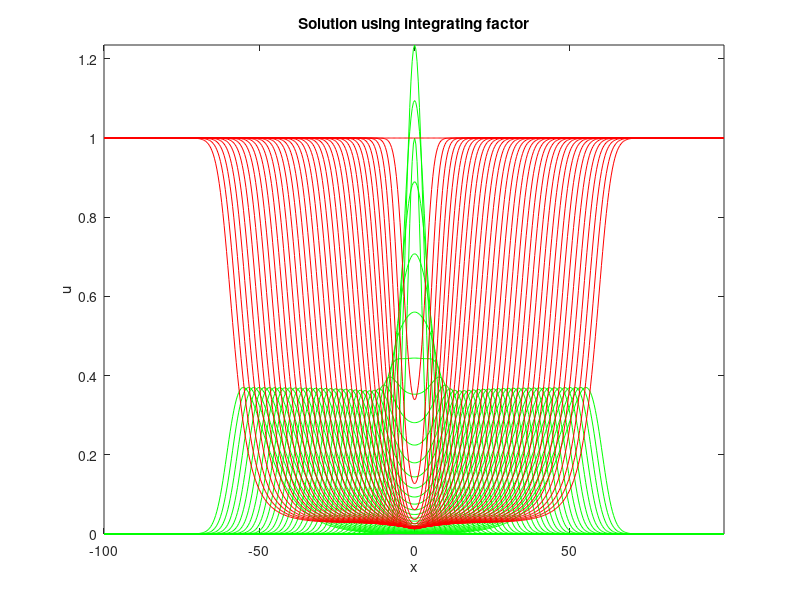
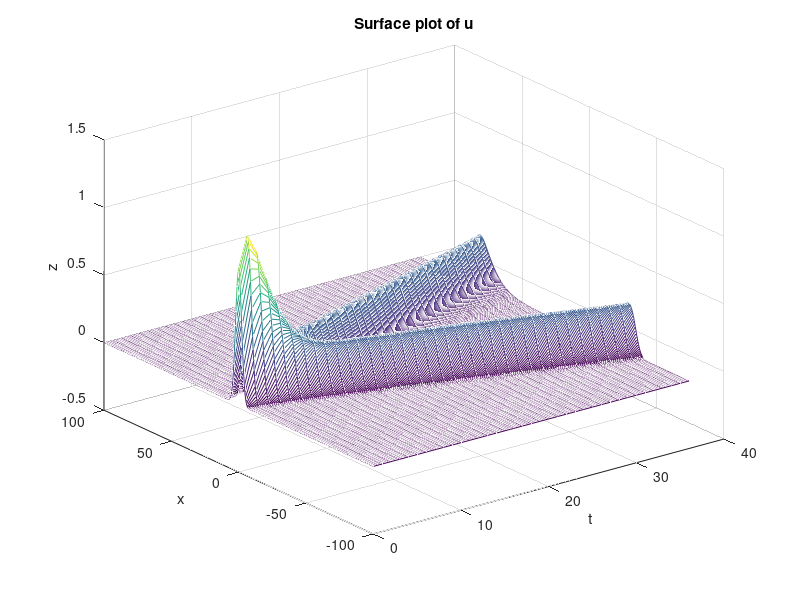
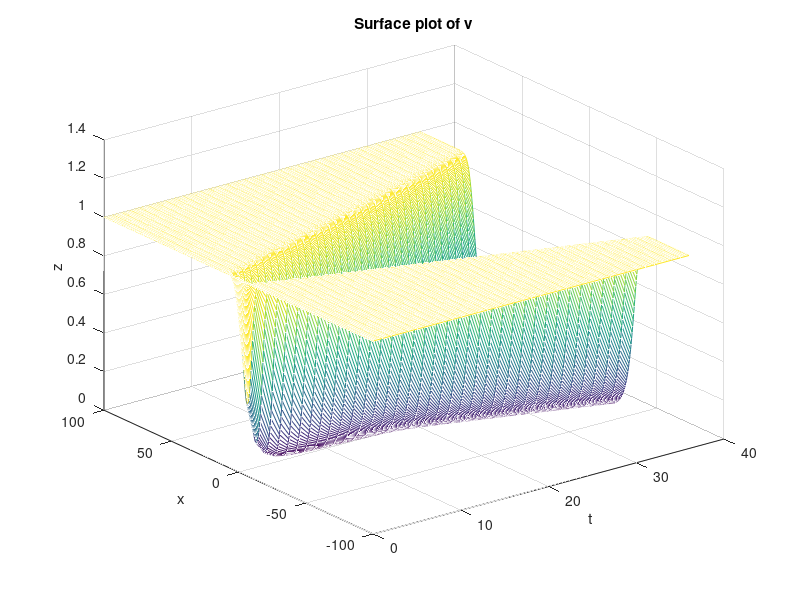

MATLAB code to generate these figures, in order:
function epidemic_ETDRK4_B(N,Nfinal,dt,ckeep,L,epsilon,lambda)if nargin<7;    disp('Using default parameters');    N=512;    Nfinal=360;    dt=0.1;    ckeep=10;    L=100;    epsilon=1;    lambda=0.25;endrhside_par={lambda};x=(2*L/N)*(-N/2:N/2-1)';uv=initial(x);uvhat=fft(uv);uvkeep=zeros(N,2,1+Nfinal/ckeep);uvkeep(:,:,1)=uv;tkeep=dt*[0:ckeep:Nfinal];ksq=[((pi/L)*[0:N/2 -N/2+1:-1]').^2, epsilon*((pi/L)*[0:N/2 -N/2+1:-1]').^2];%-----------------Coefficients ----------------------------------E2=exp(-dt*ksq/2); E=exp(-dt*ksq);M = 16; % half the no. of points used in complex contour integrationr = exp(1i*pi*((1:M)-0.5)/M); % roots of 1i: (-1).^(1/(2*M))*exp(1i*[0:pi/M:pi-pi/M])for n=1:2    LR = -dt*ksq(:,n*ones(M,1)) + r(ones(N,1),:);    B21(:,n) = sum(real((exp(LR/2)-1)./LR ),2)/M;    B31(:,n) = sum(real(((LR-4).*exp(LR/2)+LR+4)./(LR.^2)),2)/M;    B32(:,n) = sum(real((4*exp(LR/2)-2*LR-4)./(LR.^2)),2)/M;    B41(:,n) = sum(real(((LR-2).*exp(LR)+LR+2)./(LR.^2)),2)/M;    B43(:,n) = sum(real((2*exp(LR)-2*LR-2)./(LR.^2)),2)/M;    C1(:,n) = sum(real((-4-LR+exp(LR).*(4-3*LR+LR.^2))./LR.^3),2)/M;    C23(:,n) = 2*sum(real((2+LR+exp(LR).*(-2+LR))./LR.^3),2)/M;    C4(:,n) = sum(real((-4-3*LR-LR.^2+exp(LR).*(4-LR))./LR.^3),2)/M;end,% The Ai equivalent would have been A1=0, A2=1/2, A3=1/2, A4=1disp('Coefficients preparation completed')%-----------------ETD Runge-Kutta----------------------------------for n=1:Nfinal,    k1=dt*fft(rhside(uv,rhside_par{:}));    uv2=real(ifft(E2.*uvhat + B21.*k1));    k2=dt*fft(rhside(uv2,rhside_par{:}));    uv3=real(ifft(E2.*uvhat + B31.*k1 + B32.*k2));    k3=dt*fft(rhside(uv3,rhside_par{:}));    uv4=real(ifft(E.*uvhat + B41.*k1 + B43.*k3));    k4=dt*fft(rhside(uv4,rhside_par{:}));    uvhat = E.*uvhat + k1.*C1 + (k2+k3).*C23 + k4.*C4;    uv=real(ifft(uvhat));    if mod(n,ckeep)==0,        uvkeep(:,:,1+n/ckeep)=uv;    end    if mod(n,10)==0,        pause(0)        disp(int2str(n))    endendsave('epidemic_ETDRK4_B.mat','tkeep','uvkeep','N','L','x')%----------------------Figures---------------------------------figure(1)plot(x,squeeze(uvkeep(:,1,:)),'g',x,squeeze(uvkeep(:,2,:)),'r')title('Solution using integrating factor')xlabel('x');ylabel('u');axis('tight')figure(2)mesh(tkeep,x,squeeze(uvkeep(:,1,:)))title('Surface plot of u')xlabel('t');ylabel('x');zlabel('z')figure(3)mesh(tkeep,x,squeeze(uvkeep(:,2,:)))title('Surface plot of v')xlabel('t');ylabel('x');zlabel('z')%--------------Initial Condition ---------------------------------function u=initial(x)u = [exp(-0.1*x.^2) ones(size(x))];%---------------Right Hand Side-----------------------------------function rhs2=rhside(u,lambda)rhs2=[u(:,1).*(u(:,2)-lambda), -u(:,1).*u(:,2)];